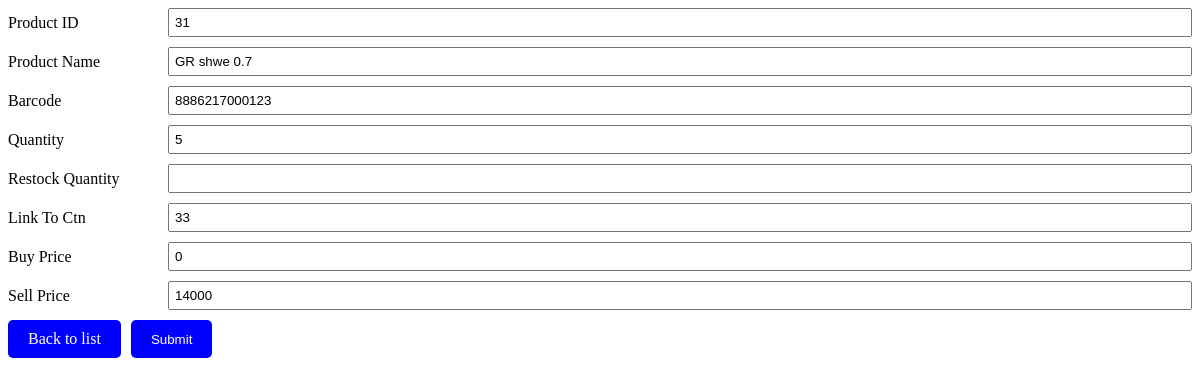
The page /Product_Latli_Restock.php?PID=31 on the database its author committed.
### tables this page shows
CREATE TABLE `product` (
  `Product_ID` int(11) NOT NULL,
  `Product_Name` varchar(100) NOT NULL,
  `Barcode` varchar(100) NOT NULL,
  `Quantity` int(11) NOT NULL,
  `Link_To_CTN` int(11) NOT NULL,
  `Buy_Price` int(11) NOT NULL,
  `Sell_Price` int(11) NOT NULL
);

### Product_Latli_Restock.php (the view, shortened to what this page needs)
<?php
include('Config.php');
if (isset($_GET['PID'])) {
    $PID = $_GET['PID'];
    $select = "SELECT * FROM product WHERE Product_ID = $PID";
    $select_query = mysqli_query($connection, $select);
    $array = mysqli_fetch_array($select_query);
    $productname = $array['Product_Name'];
    $quantity = $array['Quantity'];
    $barcode = $array['Barcode'];
    $buyprice = $array['Buy_Price'];
    $sellprice = $array['Sell_Price'];
    $linktoctn = $array['Link_To_CTN'];
}
?>
<!DOCTYPE html>
<html>
<head>
</head>
<body>
    <form action="Product_Latli_Restock.php?PID=<?php echo htmlspecialchars($PID); ?>" method="post">
        <div class="form-group">
            <p>Product ID</p>
            <input type="number" name="txtid" value="<?php echo htmlspecialchars($PID); ?>" readonly>
        </div>
        <div class="form-group">
            <p>Product Name</p>
            <input type="text" name="txtproductname" value="<?php echo htmlspecialchars($productname); ?>">
        </div>
        <div class="form-group">
            <p>Barcode</p>
            <input type="text" name="txtbarcode" value="<?php echo htmlspecialchars($barcode); ?>">
        </div>
        <div class="form-group">
            <p>Quantity</p>
            <input type="number" name="txtquantity" value="<?php echo htmlspecialchars($quantity); ?>" readonly>
        </div>
        <div class="form-group">
            <p>Restock Quantity</p>
            <input type="number" name="txtrestock"? autofocus/>
        </div>
        <div class="form-group">
            <p>Link To Ctn</p>
            <input type="number" name="txtlinktoctn" value="<?php echo htmlspecialchars($linktoctn); ?>">
        </div>
        <div class="form-group">
            <p>Buy Price</p>
            <input type="number" step="0.01" name="txtbuyprice" value="<?php echo htmlspecialchars($buyprice); ?>">
        </div>
        <div class="form-group">
            <p>Sell Price</p>
            <input type="number" step="0.01" name="txtsellprice" value="<?php echo htmlspecialchars($sellprice); ?>">
        </div>
        <div class="buttons">
            <a href="Product_List.php">Back to list</a>
            <input type="submit" name="btnsubmit" value="Submit">
        </div>
    </form>
</body>
</html>

### Product_Latli_Restock.php (style rules this page uses)
.form-group { display: flex; align-items: center; margin-bottom: 10px; }
.form-group p { margin: 0 10px 0 0; width: 150px; }
.form-group input { flex: 1; padding: 5px; }
.buttons { display: flex; gap: 10px; }
.buttons a, .buttons input[type="submit"] { padding: 10px 20px; text-align: center; text-decoration: none; color: white; background-color: blue; border: none; border-radius: 5px; }
.buttons a { display: inline-block; }

### rows shown on the page
product: txtproductname "GR shwe 0.7", txtbarcode "8886217000123", txtquantity "5", txtlinktoctn "33", txtbuyprice "0", txtsellprice "14000"
